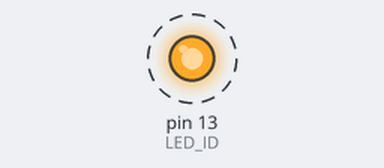
Simulated run of this sketch. Board: Arduino Uno, built with avr-gcc and run on an emulated ATmega328P. Parts: output pins drawn as LEDs (lit = HIGH). Dashed ring = blinking.

Above: at 0.5 s.
Timing chart, 0 to 3.5 s (numbered marks = the images above):
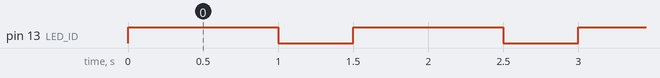

Measured:
- by itself, pin 13 (LED_ID): alternates HIGH for 1.0 s and LOW for 0.50 s

The sketch:

test.ino
```cpp
//書き写し。デジタル通信のため、アナログではなくデジタルピンを使用。
#define LED_ID 13
//LEDのポート
void setup(){
  //出力設定
  pinMode(LED_ID,OUTPUT);
}

void loop(){
  //HIGHを指定してLEDを点灯
  digitalWrite(LED_ID, HIGH);
  delay(1000); //1秒待つ
  //LOWを指定してLEDを消灯
  digitalWrite(LED_ID, LOW);
  delay(500); //500ms待つ
}
```
